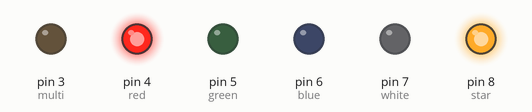
Simulated run of this sketch. Board: Arduino Uno, built with avr-gcc and run on an emulated ATmega328P. Parts: output pins drawn as LEDs (lit = HIGH).

Above: at 4.0 s.
At 12.0 s:
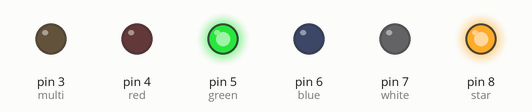
At 20.0 s:
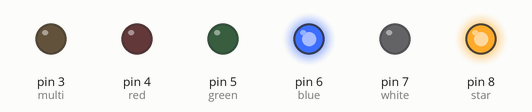
At 28.0 s:
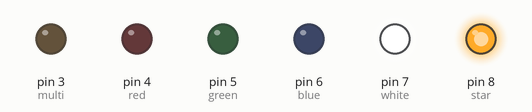
At 36.0 s:
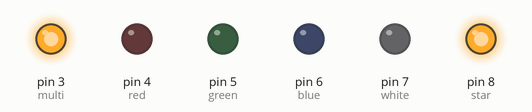
Timing chart, 0 to 52.0 s (numbered marks = the images above):
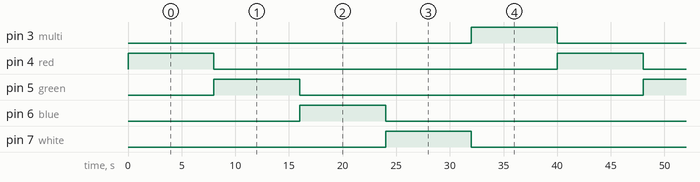

The sketch:

chaser.ino
```cpp
  //austin j nilavoor
int multi = 3; //output pin for multi color led
int red = 4; //output pin for red
int green = 5; //output pin for green
int blue = 6; //output pin for blue
int white = 7; //output pin for white
int star = 8; //output pin for star

void setup(){
  pinMode(multi, OUTPUT);
  pinMode(red, OUTPUT);
  pinMode(green, OUTPUT);
  pinMode(blue, OUTPUT);
  pinMode(white, OUTPUT);
  pinMode(star, OUTPUT);
  digitalWrite(star, HIGH);
}
void loop(){
  {
  digitalWrite(red, HIGH);   // turn the LED on (HIGH is the voltage level)
  delay(8000);                       // wait for a second
  digitalWrite(red, LOW);    // turn the LED off by making the voltage LOW
  delay(1);
  }
  {
  digitalWrite(green, HIGH);   // turn the LED on (HIGH is the voltage level)
  delay(8000);                       // wait for a second
  digitalWrite(green, LOW);    // turn the LED off by making the voltage LOW
  delay(1);
  }
  {
  digitalWrite(blue, HIGH);   // turn the LED on (HIGH is the voltage level)
  delay(8000);                       // wait for a second
  digitalWrite(blue, LOW);    // turn the LED off by making the voltage LOW
  delay(1);
  }
  {
  digitalWrite(white, HIGH);   // turn the LED on (HIGH is the voltage level)
  delay(8000);                       // wait for a second
  digitalWrite(white, LOW);    // turn the LED off by making the voltage LOW
  delay(1);
  }
  {
  digitalWrite(multi, HIGH);   // turn the LED on (HIGH is the voltage level)
  delay(8000);                       // wait for a second
  digitalWrite(multi, LOW);    // turn the LED off by making the voltage LOW
  delay(1);
  }
}
```

Measured:
- by itself, pin 3 (multi), pin 4 (red), pin 5 (green), pin 6 (blue), pin 7 (white): alternates HIGH for 8.0 s and LOW for 32.0 s
- by itself, everything shown: repeats every 40.0 s, in 10 steps
